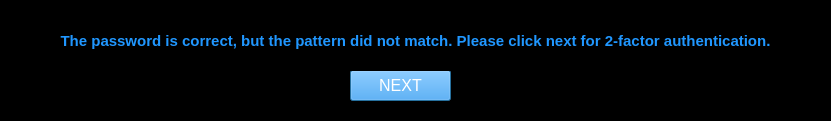
<?xml version="1.0" encoding="UTF-8"?>
<ui version="4.0">
 <class>correctpassword</class>
 <widget class="QDialog" name="correctpassword">
  <property name="geometry">
   <rect>
    <x>0</x>
    <y>0</y>
    <width>831</width>
    <height>121</height>
   </rect>
  </property>
  <property name="windowTitle">
   <string>Correct Password</string>
  </property>
  <property name="styleSheet">
   <string notr="true">background-color: rgb(0, 0, 0);
</string>
  </property>
  <widget class="QPushButton" name="nextbutton">
   <property name="geometry">
    <rect>
     <x>350</x>
     <y>70</y>
     <width>101</width>
     <height>31</height>
    </rect>
   </property>
   <property name="font">
    <font>
     <pointsize>12</pointsize>
    </font>
   </property>
   <property name="styleSheet">
    <string notr="true">background-color: rgb(32, 151, 255);
color: rgb(255, 255, 255);</string>
   </property>
   <property name="text">
    <string>NEXT</string>
   </property>
  </widget>
  <widget class="QLabel" name="MESSAGE">
   <property name="geometry">
    <rect>
     <x>30</x>
     <y>10</y>
     <width>771</width>
     <height>61</height>
    </rect>
   </property>
   <property name="font">
    <font>
     <pointsize>11</pointsize>
     <weight>75</weight>
     <bold>true</bold>
    </font>
   </property>
   <property name="styleSheet">
    <string notr="true">color: rgb(32, 151, 255);</string>
   </property>
   <property name="text">
    <string>The password is correct, but the pattern did not match. Please click next for 2-factor authentication.</string>
   </property>
   <property name="alignment">
    <set>Qt::AlignCenter</set>
   </property>
  </widget>
 </widget>
 <resources/>
 <connections/>
</ui>
